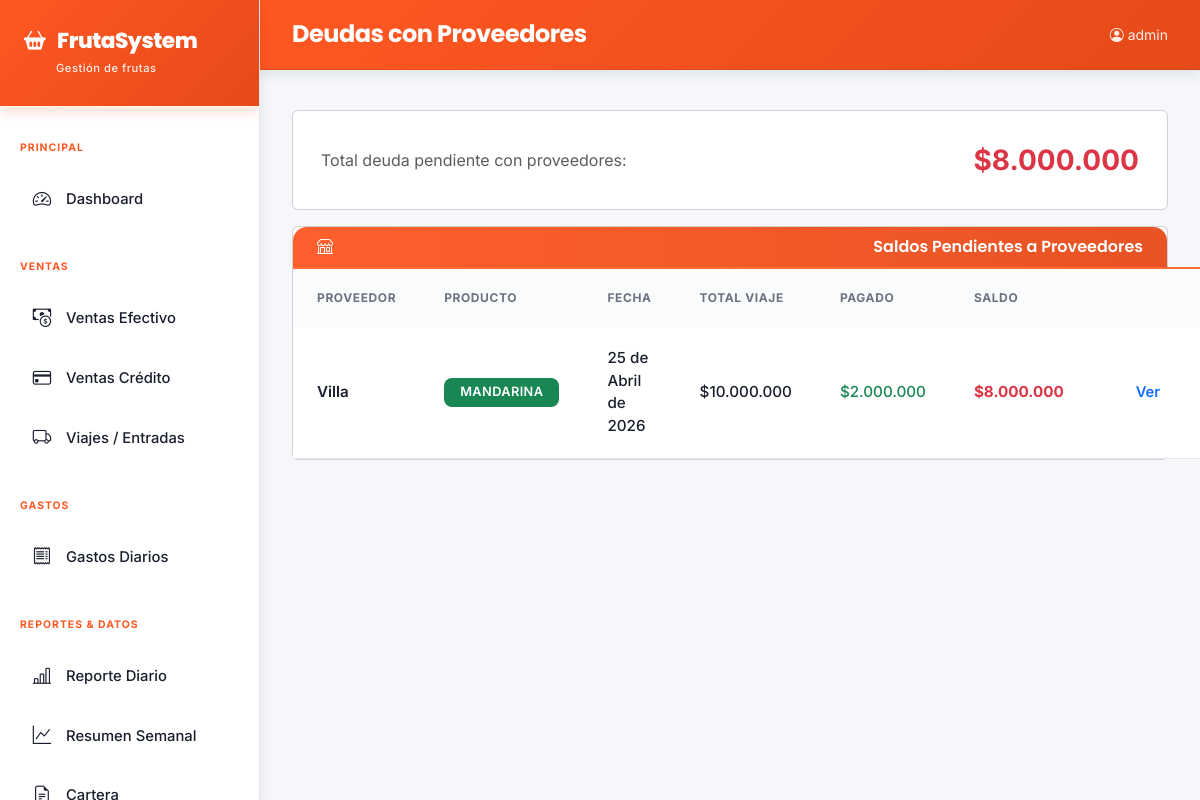
Screenshot of /reportes/proveedores/ (signed in) with the database file from the repository.
### core/models.py (models this page shows, shortened)
class Viaje(models.Model):
    PESO_CANASTILLA_NEGRA = Decimal('1.6')
    PESO_CANASTILLA_COLOR = Decimal('2.2')
    proveedor = models.ForeignKey(Proveedor, on_delete=models.CASCADE, related_name='viajes', verbose_name='Proveedor')
    producto = models.ForeignKey(Producto, on_delete=models.CASCADE, related_name='viajes', verbose_name='Producto')
    fecha = models.DateField(verbose_name='Fecha')
    observaciones = models.TextField(blank=True, verbose_name='Observaciones')
    kg_podridos = models.DecimalField(max_digits=10, decimal_places=2, default=0, verbose_name='Kg Podridos / Rechazo')
    precio_total_acordado = models.DecimalField(max_digits=12, decimal_places=2, default=0, verbose_name='Precio Total Acordado')
    created_at = models.DateTimeField(auto_now_add=True)
    @property
    def total_valor(self): return self.precio_total_acordado
    @property
    def total_pagado(self): return sum(p.monto for p in self.pagos_proveedor.all())
    @property
    def saldo_pendiente(self): return self.total_valor - self.total_pagado
    class Meta:
        verbose_name = 'Viaje'; verbose_name_plural = 'Viajes'; ordering = ['-fecha', '-created_at']

class Proveedor(models.Model):
    nombre = models.CharField(max_length=200, verbose_name='Nombre')
    telefono = models.CharField(max_length=20, blank=True, verbose_name='Teléfono')
    direccion = models.TextField(blank=True, verbose_name='Dirección')
    activo = models.BooleanField(default=True, verbose_name='Activo')
    def __str__(self): return self.nombre
    class Meta:
        verbose_name = 'Proveedor'; verbose_name_plural = 'Proveedores'; ordering = ['nombre']

class Producto(models.Model):
    nombre = models.CharField(max_length=100, verbose_name='Nombre')
    tiene_descuento_gobierno = models.BooleanField(default=False, verbose_name='Descuento gobierno')
    porcentaje_descuento = models.DecimalField(max_digits=5, decimal_places=2, default=0, verbose_name='% Descuento gobierno')
    activo = models.BooleanField(default=True, verbose_name='Activo')
    def __str__(self): return self.nombre
    class Meta:
        verbose_name = 'Producto'; verbose_name_plural = 'Productos'; ordering = ['nombre']

class PagoProveedor(models.Model):
    viaje = models.ForeignKey(Viaje, on_delete=models.CASCADE, related_name='pagos_proveedor', verbose_name='Viaje')
    monto = models.DecimalField(max_digits=12, decimal_places=2, verbose_name='Monto')
    medio_pago = models.CharField(max_length=20, choices=MEDIO_PAGO_CHOICES, verbose_name='Medio de pago')
    fecha = models.DateField(verbose_name='Fecha')
    observaciones = models.TextField(blank=True, verbose_name='Observaciones')
    class Meta:
        verbose_name = 'Pago a Proveedor'; verbose_name_plural = 'Pagos a Proveedores'; ordering = ['-fecha']

### core/views.py (the view)
# urls.py: path('reportes/proveedores/', views.reporte_proveedor, name='reporte_proveedor'),
@login_required
def reporte_proveedor(request):
    viajes = Viaje.objects.select_related('proveedor', 'producto').all()
    pendientes = [v for v in viajes if v.saldo_pendiente > 0]
    total_deuda = sum(v.saldo_pendiente for v in pendientes)
    return render(request, 'core/reporte_proveedor.html', {'viajes': viajes, 'pendientes': pendientes, 'total_deuda': total_deuda})

### core/templatetags/cop_filters.py (called while the page is built)
@register.filter
def cop(value):
    try:
        n = int(round(float(value)))
        return f"{n:,}".replace(",", ".")
    except (ValueError, TypeError):
        return value

### core/templates/core/reporte_proveedor.html (shortened to what this page needs)
{% extends 'core/base.html' %}
{% block page_title %}Deudas con Proveedores{% endblock %}
{% block content %}
<div class="card mb-3">
  <div class="card-body d-flex justify-content-between align-items-center">
    <div><span class="text-muted">Total deuda pendiente con proveedores:</span></div>
    <div class="fs-3 fw-bold text-danger">${{ total_deuda|default:0|cop }}</div>
  </div>
</div>
<div class="card">
  <div class="card-header py-2 fw-semibold"><i class="bi bi-shop me-2"></i>Saldos Pendientes a Proveedores</div>
  <div class="card-body p-0">
    <table class="table table-hover mb-0">
      <thead><tr><th>Proveedor</th><th>Producto</th><th>Fecha</th><th>Total Viaje</th><th>Pagado</th><th>Saldo</th><th></th></tr></thead>
      <tbody>
      {% for v in pendientes %}
      <tr>
        <td class="fw-semibold">{{ v.proveedor }}</td>
        <td><span class="badge bg-success">{{ v.producto }}</span></td>
        <td>{{ v.fecha }}</td>
        <td>${{ v.total_valor|default:0|cop }}</td>
        <td class="text-success">${{ v.total_pagado|default:0|cop }}</td>
        <td class="text-danger fw-bold">${{ v.saldo_pendiente|default:0|cop }}</td>
        <td><a href="{% url 'viaje_detail' v.pk %}" class="btn btn-sm btn-outline-primary">Ver</a></td>
      </tr>
      {% empty %}
      <tr><td colspan="7" class="text-center text-muted py-4"><i class="bi bi-check-circle text-success me-2"></i>¡Sin deudas pendientes!</td></tr>
      {% endfor %}
      </tbody>
    </table>
  </div>
</div>
{% endblock %}

### core/templates/core/base.html (shortened to what this page needs)
<!DOCTYPE html>
<html lang="es">
<head>
<link href="https://cdn.jsdelivr.net/npm/bootstrap@5.3.0/dist/css/bootstrap.min.css" rel="stylesheet">
<link href="https://cdn.jsdelivr.net/npm/bootstrap-icons@1.11.0/font/bootstrap-icons.css" rel="stylesheet">
</head>
<body>
<div class="sidebar" id="sidebar">
  <div class="sidebar-brand">
    <h5><i class="bi bi-basket2-fill"></i>FrutaSystem</h5>
    <small>Gestión de frutas</small>
  </div>
  <nav class="mt-2">
    <div class="nav-section">Principal</div>
    <a href="{% url 'dashboard' %}" class="nav-link {% if request.resolver_match.url_name == 'dashboard' %}active{% endif %}">
      <i class="bi bi-speedometer2"></i> Dashboard
    </a>
    <div class="nav-section">Ventas</div>
    <a href="{% url 'venta_efectivo_list' %}" class="nav-link {% if 'efectivo' in request.path %}active{% endif %}">
      <i class="bi bi-cash-coin"></i> Ventas Efectivo
    </a>
    <a href="{% url 'venta_credito_list' %}" class="nav-link {% if 'credito' in request.path %}active{% endif %}">
      <i class="bi bi-credit-card"></i> Ventas Crédito
    </a>
    <a href="{% url 'viaje_list' %}" class="nav-link {% if 'viajes' in request.path %}active{% endif %}">
      <i class="bi bi-truck"></i> Viajes / Entradas
    </a>
    <div class="nav-section">Gastos</div>
    <a href="{% url 'gasto_list' %}" class="nav-link {% if 'gastos' in request.path and 'categorias' not in request.path %}active{% endif %}">
      <i class="bi bi-receipt"></i> Gastos Diarios
    </a>
    <div class="nav-section">Reportes & Datos</div>
    <a href="{% url 'reporte_diario' %}" class="nav-link {% if 'diario' in request.path %}active{% endif %}">
      <i class="bi bi-bar-chart-line"></i> Reporte Diario
    </a>
    <a href="{% url 'inventario_weekly_summary' %}" class="nav-link {% if 'semanal' in request.path %}active{% endif %}">
      <i class="bi bi-graph-up"></i> Resumen Semanal
    </a>
    <a href="{% url 'reporte_cartera' %}" class="nav-link {% if 'cartera' in request.path %}active{% endif %}">
      <i class="bi bi-file-earmark-text"></i> Cartera
    </a>
  </nav>
</div>
<div class="main-content">
  <div class="topbar">
    <div class="flex-grow-1">
      <h6 class="page-title-text d-none d-lg-flex">{% block page_title %}{% endblock %}</h6>
    </div>
    <div class="d-flex align-items-center gap-3">
      <small style="color: rgba(255,255,255,0.9);"><i class="bi bi-person-circle me-1"></i>{{ request.user.username }}</small>
    </div>
  </div>
  <div class="content-area">
    {% block content %}{% endblock %}
  </div>
</div>
</body>
</html>

### rows the page displays
Viaje: proveedor "Villa", producto "MANDARINA", fecha "25 de Abril de 2026", total_valor|cop "10.000.000", total_pagado|cop "2.000.000", saldo_pendiente|cop "8.000.000"

### other values shown
{{ request.user.username }} "admin"
{{ total_deuda|default:0|cop }} "8.000.000"
